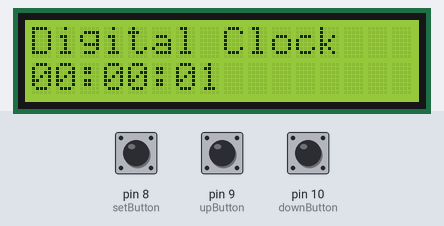
This sketch was run on a simulated Arduino Uno, built with avr-gcc and run on an emulated ATmega328P. On the bench: 16×2 character LCD. Inputs (shaded band) come from the test bench; at power-on: pin 8 (setButton) HIGH, pin 9 (upButton) HIGH, pin 10 (downButton) HIGH.

Above: at 1.6 s.
2.8 s: pin 8 (setButton) pulled LOW for 0.15 s
At 4.2 s:
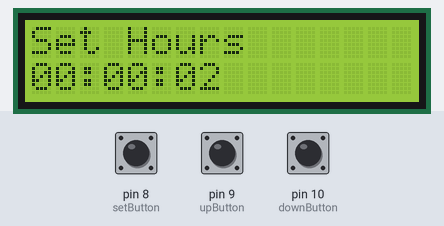
4.5 s: pin 8 (setButton) pulled LOW for 1 s
At 6.0 s:
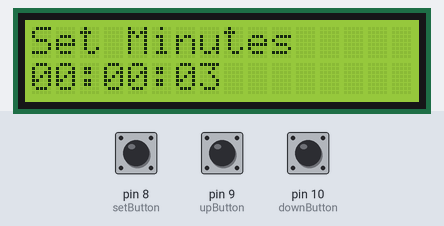
7.0 s: pin 9 (upButton) pulled LOW for 1 s
At 9.2 s:
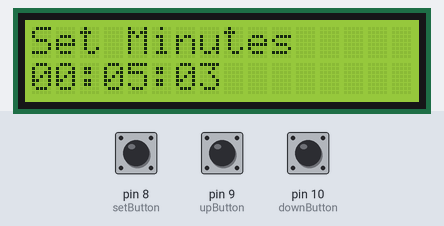
9.5 s: pin 10 (downButton) pulled LOW for 3.2 s
At 13.9 s:
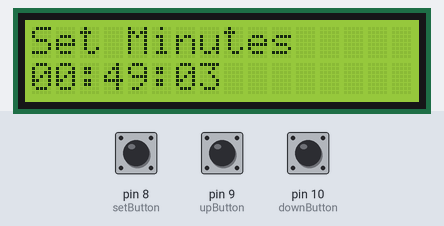
14.2 s: pin 10 (downButton) pulled LOW for 0.15 s
Timing chart, 0 to 16.9 s (numbered marks = the images above; inputs shaded):
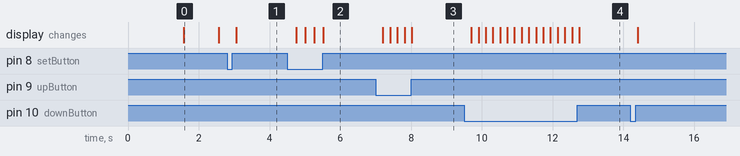

Measured:
- after the input at 2.8 s, the display: changes after 0.25 s (image 1)
- after the input at 4.5 s, the display: first changes after 0.25 s (image 2 shows a later state)
- after the input at 7.0 s, the display: first changes after 0.21 s (image 3 shows a later state)
- after the input at 9.5 s, the display: first changes after 0.20 s (image 4 shows a later state)
- what the display in image 0 shows lasts 1.0 s, from 1.6 s to 2.6 s

The sketch:

clock.ino
```cpp
#include <LiquidCrystal.h>

LiquidCrystal lcd(2, 3, 4, 5, 6, 7);

const int setButton  = 8;
const int upButton   = 9;
const int downButton = 10;

int hours = 0;
int minutes = 0;
int seconds = 0;

unsigned long previousMillis = 0;
const long interval = 1000;

enum State {
  RUNNING,
  SET_HOURS,
  SET_MINUTES
};

State currentState = RUNNING;

void setup() {
  pinMode(setButton, INPUT_PULLUP);
  pinMode(upButton, INPUT_PULLUP);
  pinMode(downButton, INPUT_PULLUP);

  lcd.begin(16, 2);
  lcd.setCursor(0, 0);
  lcd.print("Digital Clock");
  delay(1500);
  lcd.clear();
}

void loop() {
  unsigned long currentMillis = millis();
//SET
  if (digitalRead(setButton) == LOW) {
    delay(50);
    if (digitalRead(setButton) == LOW) {
      if (currentState == RUNNING) {
        currentState = SET_HOURS;
      } else if (currentState == SET_HOURS) {
        currentState = SET_MINUTES;
      } else {
        currentState = RUNNING;
      }
      delay(200);
    }
  }

  if (currentState == RUNNING) {
    if (currentMillis - previousMillis >= interval) {
      previousMillis = currentMillis;
      seconds++;
      if (seconds >= 60) {
        seconds = 0;
        minutes++;
        if (minutes >= 60) {
          minutes = 0;
          hours = (hours + 1) % 24;
        }
      }
    }
  }

//AYAR
  else if (currentState == SET_HOURS) {
    if (digitalRead(upButton) == LOW) {
      hours = (hours + 1) % 24;
      delay(200);
    }
    if (digitalRead(downButton) == LOW) {
      hours = (hours - 1 + 24) % 24;
      delay(200);
    }
  }

  else if (currentState == SET_MINUTES) {
    if (digitalRead(upButton) == LOW) {
      minutes = (minutes + 1) % 60;
      delay(200);
    }
    if (digitalRead(downButton) == LOW) {
      minutes = (minutes - 1 + 60) % 60;
      delay(200);
    }
  }
//LCD GĞNCELLE
  lcd.setCursor(0, 0);
  if (currentState == SET_HOURS) {
    lcd.print("Set Hours    ");
  } else if (currentState == SET_MINUTES) {
    lcd.print("Set Minutes  ");
  } else {
    lcd.print("Digital Clock");
  }

  lcd.setCursor(0, 1);
  if (hours < 10) lcd.print('0');
  lcd.print(hours);
  lcd.print(':');
  if (minutes < 10) lcd.print('0');
  lcd.print(minutes);
  lcd.print(':');
  if (seconds < 10) lcd.print('0');
  lcd.print(seconds);
}
```
